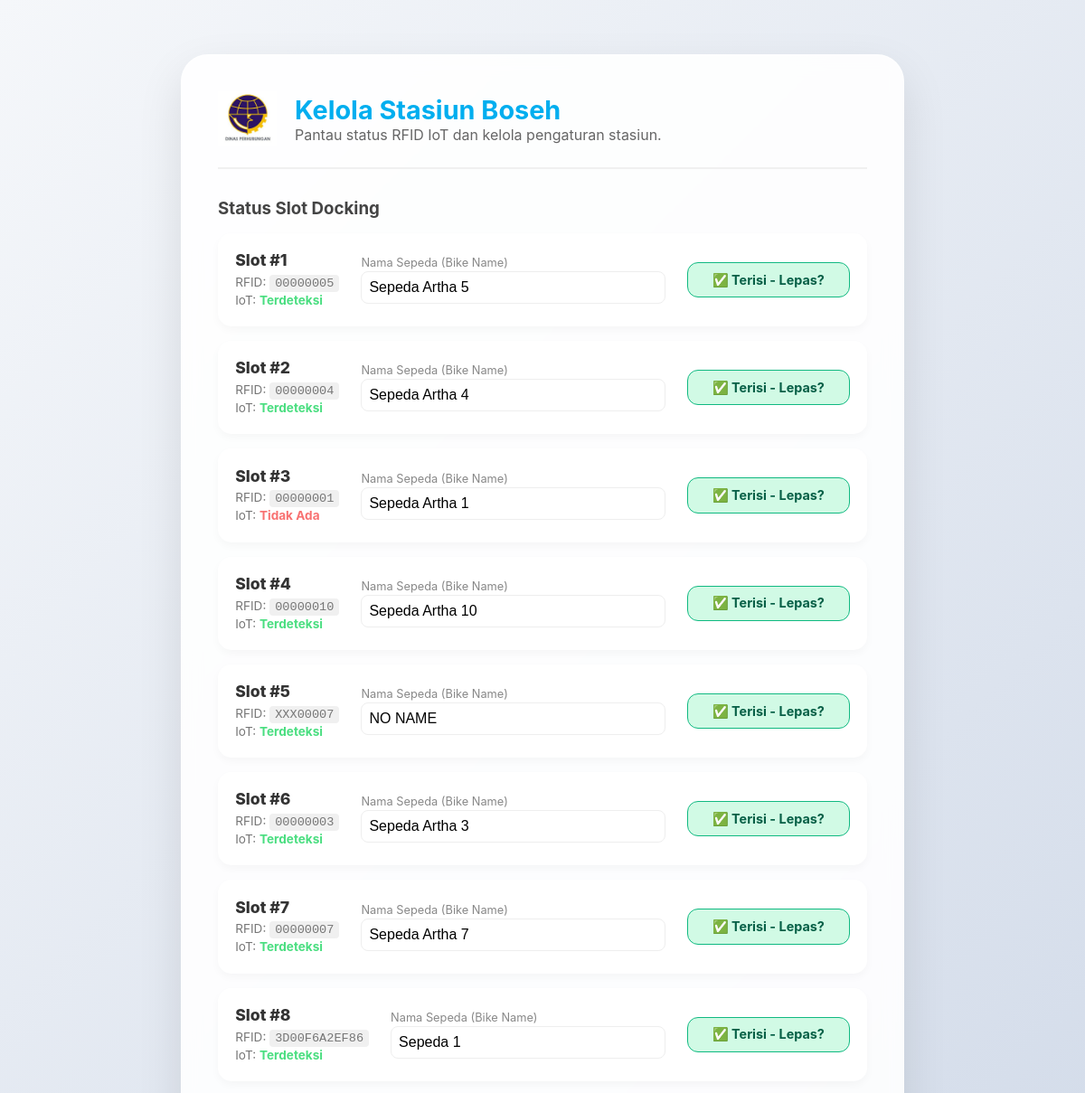
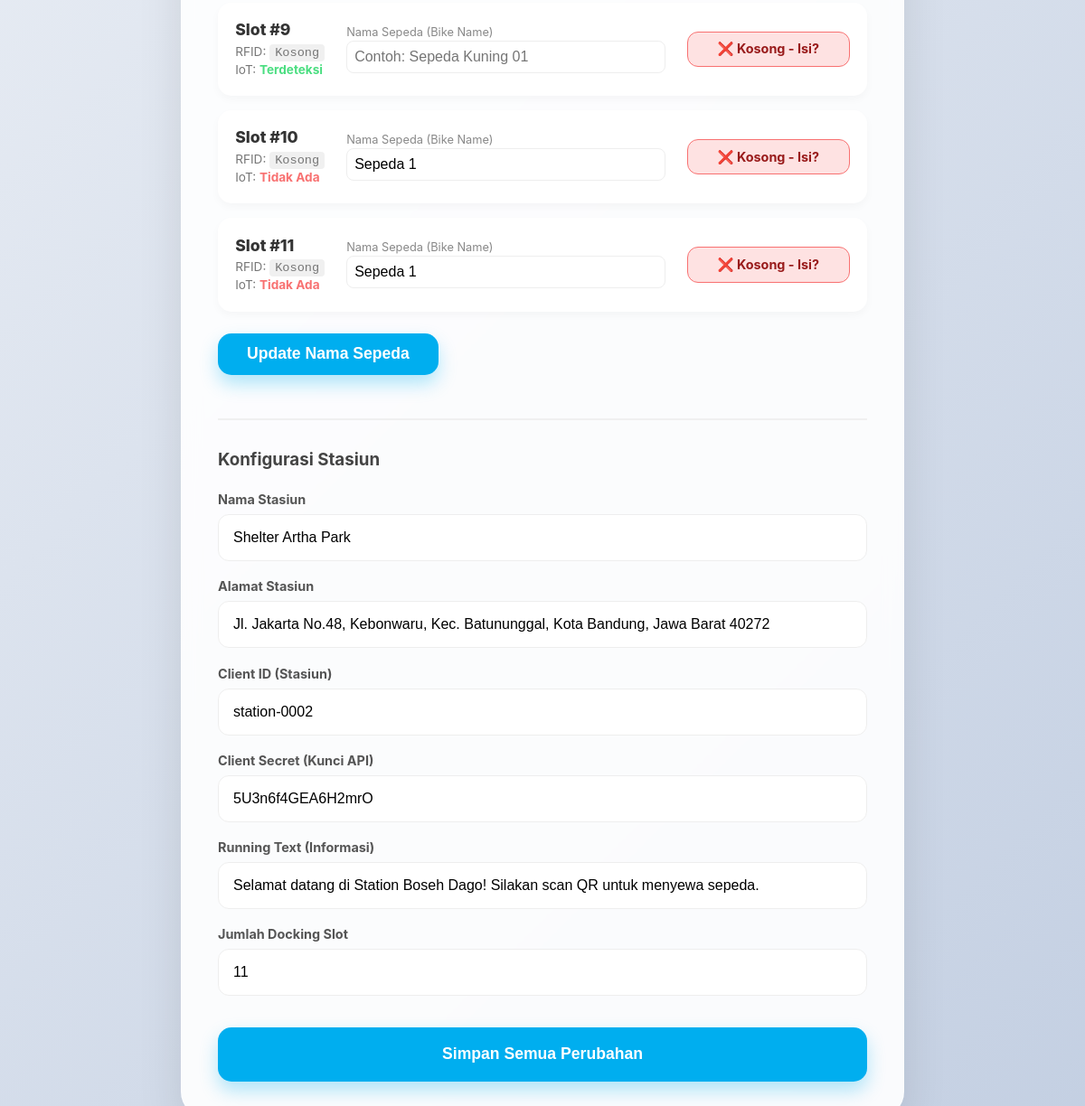
The page /admin on the database its author committed (2 pictures, top to bottom).
### tables this page shows
CREATE TABLE slots (
                id INTEGER PRIMARY KEY AUTOINCREMENT,
                slot_number INTEGER UNIQUE,
                has_bike BOOLEAN NOT NULL DEFAULT 1,
                rfid_tag TEXT,
                is_detected BOOLEAN DEFAULT 0,
                last_update TIMESTAMP DEFAULT CURRENT_TIMESTAMP
            , bike_status TEXT, maintenance BOOLEAN DEFAULT 0, ip_address TEXT, is_connected BOOLEAN DEFAULT 0, solenoid_status BOOLEAN DEFAULT 0, bike_name TEXT);

CREATE TABLE settings (
                key TEXT PRIMARY KEY,
                value TEXT
            );

CREATE TABLE api_credentials (
                id INTEGER PRIMARY KEY AUTOINCREMENT,
                base_url TEXT NOT NULL,
                client_id TEXT NOT NULL,
                client_secret TEXT NOT NULL
            , token TEXT);

### app.py (the view)
@app.route('/admin')
def admin():
    db = get_db()
    slots = db.execute('SELECT * FROM slots ORDER BY slot_number').fetchall()
    settings = db.execute('SELECT * FROM settings').fetchall()
    settings_dict = {s['key']: s['value'] for s in settings}
    api_creds_row = db.execute('SELECT * FROM api_credentials LIMIT 1').fetchone()
    api_creds = dict(api_creds_row) if api_creds_row else {'client_id': '', 'client_secret': ''}
    return render_template('admin.html', slots=slots, settings=settings_dict, api_creds=api_creds)

### app.py (called while the page is built)
def get_db():
    conn = sqlite3.connect(DATABASE, timeout=20)
    conn.row_factory = sqlite3.Row
    return conn

### templates/admin.html (shortened to what this page needs)
<!DOCTYPE html>
<html lang="id">
<head>
    <link rel="stylesheet" href="{{ url_for('static', filename='css/style.css') }}">
</head>
<body>
    <div class="admin-page">
        <div class="admin-header" style="display: flex; gap: 20px; align-items: center;">
            <img src="{{ url_for('static', filename='img/dishub_logo.png') }}" alt="DISHUB Logo" style="height: 60px; cursor: pointer;" onclick="toggleNavModal()">
            <div style="flex: 1;">
                <h1 style="color: var(--primary-blue); margin: 0; font-size: 1.8rem;">Kelola Stasiun Boseh</h1>
                <p style="color: #666; margin: 0;">Pantau status RFID IoT dan kelola pengaturan stasiun.</p>
            </div>
        </div>
        <h3 style="margin-bottom: 1rem; color: #444;">Status Slot Docking</h3>
        <form action="{{ url_for('update_bike_names') }}" method="POST">
            <ul class="slot-list">
                {% for slot in slots %}
                <li class="slot-item">
                    <div style="display: flex; flex-direction: column; gap: 0.3rem;">
                        <span style="font-size: 1.1rem; font-weight: 800;">Slot #{{ slot.slot_number }}</span>
                        <div style="font-size: 0.85rem; color: #777; line-height: 1.4;">
                            RFID: <code style="background: #f0f0f0; padding: 2px 6px; border-radius: 4px; font-family: monospace;">{{ slot.rfid_tag if slot.rfid_tag else 'Kosong' }}</code><br>
                            IoT: <span class="{{ 'iot-online' if slot.is_detected else 'iot-offline' }}" style="font-weight: 700;">
                                {{ 'Terdeteksi' if slot.is_detected else 'Tidak Ada' }}
                            </span>
                        </div>
                    </div>
                    <div style="flex: 1; margin: 0 1.5rem;">
                        <label style="display: block; font-size: 0.8rem; color: #888; margin-bottom: 2px;">Nama Sepeda (Bike Name)</label>
                        <input type="text" name="bike_name_{{ slot.id }}" value="{{ slot.bike_name if slot.bike_name else '' }}"
                               placeholder="Contoh: Sepeda Kuning 01" style="padding: 0.5rem; border-radius: 8px;">
                    </div>
                    <a href="{{ url_for('toggle_slot', slot_id=slot.id) }}"
                       class="status-badge {{ 'status-added' if slot.has_bike else 'status-removed' }}">
                        {{ '✅ Terisi - Lepas?' if slot.has_bike else '❌ Kosong - Isi?' }}
                    </a>
                </li>
                {% endfor %}
            </ul>
            <button type="submit" class="save-btn" style="width: auto; padding: 0.8rem 2rem; margin-top: 1.5rem;">Update Nama Sepeda</button>
        </form>
        <div style="margin-top: 3rem; padding-top: 2rem; border-top: 2px solid #f0f0f0;">
            <h3 style="color: #444; margin-bottom: 1.5rem;">Konfigurasi Stasiun</h3>
            <form action="{{ url_for('update_settings') }}" method="POST" style="display: flex; flex-direction: column; gap: 1.2rem;">
                <div>
                    <label style="display: block; font-weight: 700; margin-bottom: 0.5rem; color: #555; font-size: 0.9rem;">Nama Stasiun</label>
                    <input type="text" name="station_name" value="{{ settings.station_name }}" placeholder="Contoh: Station Dago">
                </div>
                <div>
                    <label style="display: block; font-weight: 700; margin-bottom: 0.5rem; color: #555; font-size: 0.9rem;">Alamat Stasiun</label>
                    <input type="text" name="station_address" value="{{ settings.station_address }}" placeholder="Alamat lengkap stasiun">
                </div>
                <div>
                    <label style="display: block; font-weight: 700; margin-bottom: 0.5rem; color: #555; font-size: 0.9rem;">Client ID (Stasiun)</label>
                    <input type="text" name="client_id" value="{{ api_creds.client_id }}" placeholder="Contoh: station-0001">
                </div>
                <div>
                    <label style="display: block; font-weight: 700; margin-bottom: 0.5rem; color: #555; font-size: 0.9rem;">Client Secret (Kunci API)</label>
                    <input type="text" name="client_secret" value="{{ api_creds.client_secret }}" placeholder="Masukkan kunci rahasia API">
                </div>
                <div>
                    <label style="display: block; font-weight: 700; margin-bottom: 0.5rem; color: #555; font-size: 0.9rem;">Running Text (Informasi)</label>
                    <input type="text" name="running_text" value="{{ settings.running_text }}" placeholder="Pesan berlari di dashboard">
                </div>
                <div>
                    <label style="display: block; font-weight: 700; margin-bottom: 0.5rem; color: #555; font-size: 0.9rem;">Jumlah Docking Slot</label>
                    <input type="number" name="total_slots" value="{{ settings.total_slots }}" min="1" max="24">
                </div>
                <button type="submit" class="save-btn">Simpan Semua Perubahan</button>
            </form>
        </div>
    </div>
</body>
</html>

### static/css/style.css (style rules this page uses)
:root { --primary-blue: #00AEEF; --dark-blue: #0056b3; --light-blue: #E1F5FE; --glass-bg: rgba(255, 255, 255, 0.8); --accent-yellow: #FFD700; --gray-bg: #f5f7fa; --text-dark: #333; --shadow: 0 8px 32px 0 rgba(31, 38, 135, 0.15); }
.iot-online { color: #4ade80; }
.iot-offline { color: #f87171; }
* { margin: 0; padding: 0; box-sizing: border-box; }
body { font-family: 'Inter', sans-serif; background-color: #fff; background-image: linear-gradient(rgba(0, 174, 239, 0.05) 1px, transparent 1px), linear-gradient(90deg, rgba(0, 174, 239, 0.05) 1px, transparent 1px); background-size: 40px 40px; height: 100vh; display: flex; justify-content: center; align-items: center; color: var(--text-dark); }

### templates/admin.html (style rules this page uses)
:root { --primary-blue: #00aeef; --bg-glass: rgba(255, 255, 255, 0.9); }
html, body { height: auto !important; overflow-y: auto !important; }
body { background: linear-gradient(135deg, #f5f7fa 0%, #c3cfe2 100%) !important; min-height: 100vh !important; height: auto !important; display: block !important; padding: 20px; }
.admin-page { max-width: 800px; width: 100%; margin: 40px auto; background: var(--bg-glass); backdrop-filter: blur(10px); padding: 2.5rem; border-radius: 30px; box-shadow: 0 20px 50px rgba(0,0,0,0.1); border: 1px solid rgba(255,255,255,0.5); }
.admin-header { margin-bottom: 2rem; border-bottom: 2px solid #f0f0f0; padding-bottom: 1.5rem; }
.slot-list { list-style: none; padding: 0; display: grid; gap: 1rem; }
.slot-item { display: flex; justify-content: space-between; align-items: center; padding: 1.2rem; background: white; border-radius: 15px; box-shadow: 0 4px 10px rgba(0,0,0,0.03); transition: transform 0.2s; }
.status-badge { padding: 0.6rem 1.2rem; border-radius: 12px; font-weight: 700; text-decoration: none; font-size: 0.9rem; text-align: center; min-width: 180px; }
.status-added { background: #d1fae5; color: #065f46; border: 1px solid #10b981; }
.status-removed { background: #fee2e2; color: #991b1b; border: 1px solid #f87171; }
input, select { width: 100%; padding: 1rem; border-radius: 12px; border: 1.5px solid #eee; font-size: 1rem; transition: border-color 0.2s; outline: none; background: white; }
.save-btn { background: var(--primary-blue); color: white; border: none; padding: 1.2rem; border-radius: 15px; font-weight: 800; font-size: 1.1rem; cursor: pointer; transition: all 0.3s; margin-top: 1rem; box-shadow: 0 10px 20px rgba(0, 174, 239, 0.3); }

### rows shown on the page
slots: slot_number "1", rfid_tag "00000005", is_detected "Terdeteksi", bike_name "Sepeda Artha 5", has_bike "✅ Terisi - Lepas?"
slots: slot_number "2", rfid_tag "00000004", is_detected "Terdeteksi", bike_name "Sepeda Artha 4", has_bike "✅ Terisi - Lepas?"
slots: slot_number "3", rfid_tag "00000001", is_detected "Tidak Ada", bike_name "Sepeda Artha 1", has_bike "✅ Terisi - Lepas?"
slots: slot_number "4", rfid_tag "00000010", is_detected "Terdeteksi", bike_name "Sepeda Artha 10", has_bike "✅ Terisi - Lepas?"
slots: slot_number "5", rfid_tag "XXX00007", is_detected "Terdeteksi", bike_name "NO NAME", has_bike "✅ Terisi - Lepas?"
slots: slot_number "6", rfid_tag "00000003", is_detected "Terdeteksi", bike_name "Sepeda Artha 3", has_bike "✅ Terisi - Lepas?"
slots: slot_number "7", rfid_tag "00000007", is_detected "Terdeteksi", bike_name "Sepeda Artha 7", has_bike "✅ Terisi - Lepas?"
slots: slot_number "8", rfid_tag "3D00F6A2EF86", is_detected "Terdeteksi", bike_name "Sepeda 1", has_bike "✅ Terisi - Lepas?"
slots: slot_number "9", rfid_tag "Kosong", is_detected "Terdeteksi", has_bike "❌ Kosong - Isi?"
slots: slot_number "10", rfid_tag "Kosong", is_detected "Tidak Ada", bike_name "Sepeda 1", has_bike "❌ Kosong - Isi?"
slots: slot_number "11", rfid_tag "Kosong", is_detected "Tidak Ada", bike_name "Sepeda 1", has_bike "❌ Kosong - Isi?"
settings: station_name "Shelter Artha Park"
settings: station_address "Jl. Jakarta No.48, Kebonwaru, Kec. Batununggal, Kota Bandung, Jawa Barat 40272"
api_credentials: client_id "station-0002", client_secret "5U3n6f4GEA6H2mrO"
settings: running_text "Selamat datang di Station Boseh Dago! Silakan scan QR untuk menyewa sepeda."
settings: total_slots "11"
